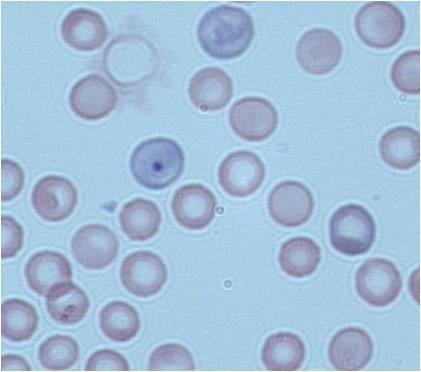
%> input picture cromo.jpg, 421 x 372 px
$ octave canalesDeColor.m   (GNU Octave 9; MATLAB toolbox functions it lacks are replaced by stand-ins)
%> lines starting %> are read from the running program, lines starting %| are printed output that depends on the picture
A=imread('cromo.jpg');
%> A is the input picture: size 372x421x3 uint8; mean R, G, B 164.4, 192, 218.3
cmap = rgb2hsv(A);
%> cmap: size 372x421x3 double; mean H, S, V 0.586, 0.246, 0.856
cmap2= hsv2rgb(cmap);
H=cmap(:,:,1);
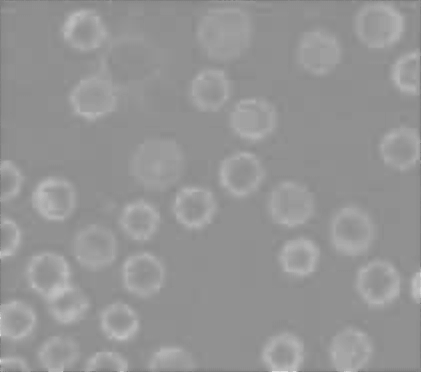
%> H: size 372x421 double; min 0.485, max 0.833, mean 0.586
S=cmap(:,:,2);
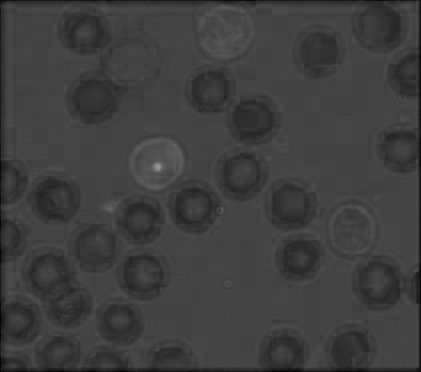
%> S: size 372x421 double; min 0.00784, max 0.621, mean 0.246
V=cmap(:,:,3);
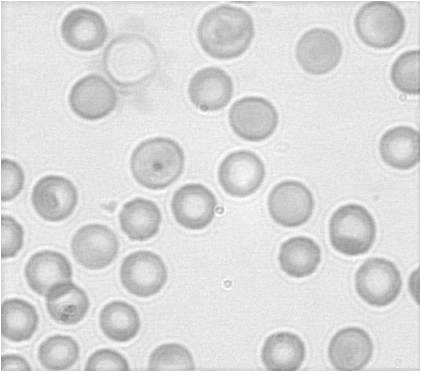
%> V: size 372x421 double; min 0.518, max 1, mean 0.856

R=cmap2(:,:,1);
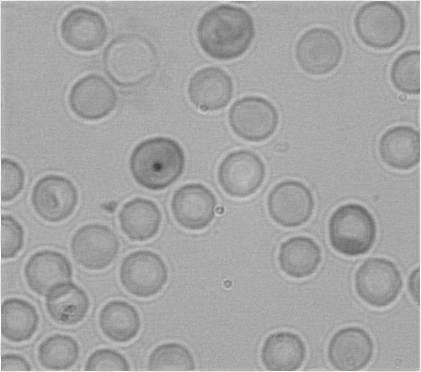
%> R: size 372x421 double; min 0.224, max 1, mean 0.645
G=cmap2(:,:,2);
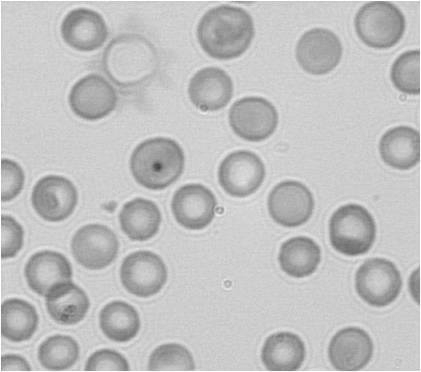
%> G: size 372x421 double; min 0.267, max 1, mean 0.753
B=cmap2(:,:,3);

figure; title('Original'); imshow(A); pause;

figure; title('HSV'); imshow(cmap); pause;
figure; title('RGB'); imshow(cmap2); pause;

figure; title('H'); imshow(H); pause;
figure; title('R'); imshow(R); pause;

figure; title('S'); imshow(S); pause;
figure; title('G'); imshow(G); pause;

figure; title('V'); imshow(V); pause;
figure; title('B'); imshow(B); pause;
